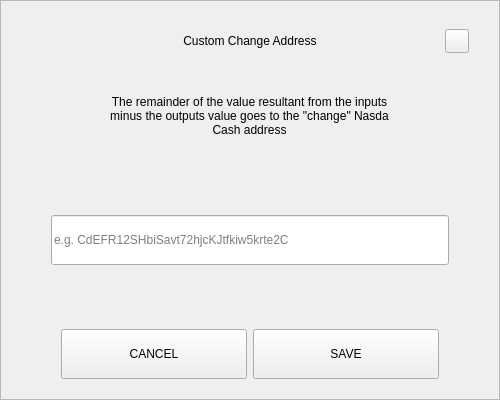
<?xml version="1.0" encoding="UTF-8"?>
<ui version="4.0">
 <class>SendChangeAddressDialog</class>
 <widget class="QDialog" name="SendChangeAddressDialog">
  <property name="geometry">
   <rect>
    <x>0</x>
    <y>0</y>
    <width>500</width>
    <height>400</height>
   </rect>
  </property>
  <property name="windowTitle">
   <string>Dialog</string>
  </property>
  <layout class="QVBoxLayout" name="verticalLayout">
   <property name="spacing">
    <number>0</number>
   </property>
   <property name="leftMargin">
    <number>0</number>
   </property>
   <property name="topMargin">
    <number>0</number>
   </property>
   <property name="rightMargin">
    <number>0</number>
   </property>
   <property name="bottomMargin">
    <number>0</number>
   </property>
   <item>
    <widget class="QFrame" name="frame">
     <property name="styleSheet">
      <string notr="true"/>
     </property>
     <property name="frameShape">
      <enum>QFrame::StyledPanel</enum>
     </property>
     <property name="frameShadow">
      <enum>QFrame::Raised</enum>
     </property>
     <layout class="QVBoxLayout" name="verticalLayout_2" stretch="0,0,0,0,0,0,0">
      <property name="spacing">
       <number>0</number>
      </property>
      <property name="leftMargin">
       <number>30</number>
      </property>
      <property name="topMargin">
       <number>20</number>
      </property>
      <property name="rightMargin">
       <number>30</number>
      </property>
      <property name="bottomMargin">
       <number>20</number>
      </property>
      <item>
       <layout class="QHBoxLayout" name="horizontalLayout_3">
        <property name="spacing">
         <number>0</number>
        </property>
        <item>
         <spacer name="horizontalSpacer_2">
          <property name="orientation">
           <enum>Qt::Horizontal</enum>
          </property>
          <property name="sizeHint" stdset="0">
           <size>
            <width>40</width>
            <height>20</height>
           </size>
          </property>
         </spacer>
        </item>
        <item>
         <widget class="QLabel" name="labelTitle">
          <property name="minimumSize">
           <size>
            <width>0</width>
            <height>40</height>
           </size>
          </property>
          <property name="maximumSize">
           <size>
            <width>16777215</width>
            <height>40</height>
           </size>
          </property>
          <property name="styleSheet">
           <string notr="true">padding-left:24px;</string>
          </property>
          <property name="text">
           <string>Custom Change Address</string>
          </property>
          <property name="alignment">
           <set>Qt::AlignCenter</set>
          </property>
          <property name="margin">
           <number>7</number>
          </property>
         </widget>
        </item>
        <item>
         <spacer name="horizontalSpacer">
          <property name="orientation">
           <enum>Qt::Horizontal</enum>
          </property>
          <property name="sizeHint" stdset="0">
           <size>
            <width>40</width>
            <height>20</height>
           </size>
          </property>
         </spacer>
        </item>
        <item>
         <widget class="QPushButton" name="btnEsc">
          <property name="minimumSize">
           <size>
            <width>24</width>
            <height>24</height>
           </size>
          </property>
          <property name="maximumSize">
           <size>
            <width>24</width>
            <height>24</height>
           </size>
          </property>
          <property name="focusPolicy">
           <enum>Qt::NoFocus</enum>
          </property>
          <property name="text">
           <string/>
          </property>
         </widget>
        </item>
       </layout>
      </item>
      <item>
       <spacer name="verticalSpacer_2">
        <property name="orientation">
         <enum>Qt::Vertical</enum>
        </property>
        <property name="sizeType">
         <enum>QSizePolicy::Fixed</enum>
        </property>
        <property name="sizeHint" stdset="0">
         <size>
          <width>20</width>
          <height>20</height>
         </size>
        </property>
       </spacer>
      </item>
      <item alignment="Qt::AlignHCenter">
       <widget class="QLabel" name="labelMessage">
        <property name="minimumSize">
         <size>
          <width>0</width>
          <height>70</height>
         </size>
        </property>
        <property name="text">
         <string>The remainder of the value resultant from the inputs minus the outputs value goes to the &quot;change&quot; Nasda Cash address</string>
        </property>
        <property name="alignment">
         <set>Qt::AlignCenter</set>
        </property>
        <property name="wordWrap">
         <bool>true</bool>
        </property>
       </widget>
      </item>
      <item>
       <spacer name="verticalSpacer_3">
        <property name="orientation">
         <enum>Qt::Vertical</enum>
        </property>
        <property name="sizeHint" stdset="0">
         <size>
          <width>20</width>
          <height>40</height>
         </size>
        </property>
       </spacer>
      </item>
      <item>
       <layout class="QHBoxLayout" name="horizontalLayout_2">
        <property name="spacing">
         <number>0</number>
        </property>
        <property name="leftMargin">
         <number>20</number>
        </property>
        <property name="rightMargin">
         <number>20</number>
        </property>
        <item>
         <widget class="QLineEdit" name="lineEditAddress">
          <property name="minimumSize">
           <size>
            <width>0</width>
            <height>50</height>
           </size>
          </property>
          <property name="placeholderText">
           <string notr="true">e.g. CdEFR12SHbiSavt72hjcKJtfkiw5krte2C</string>
          </property>
         </widget>
        </item>
       </layout>
      </item>
      <item>
       <spacer name="verticalSpacer">
        <property name="orientation">
         <enum>Qt::Vertical</enum>
        </property>
        <property name="sizeHint" stdset="0">
         <size>
          <width>20</width>
          <height>40</height>
         </size>
        </property>
       </spacer>
      </item>
      <item>
       <layout class="QHBoxLayout" name="horizontalLayout" stretch="2,2">
        <property name="spacing">
         <number>6</number>
        </property>
        <property name="leftMargin">
         <number>30</number>
        </property>
        <property name="rightMargin">
         <number>30</number>
        </property>
        <item>
         <widget class="QPushButton" name="btnCancel">
          <property name="minimumSize">
           <size>
            <width>180</width>
            <height>50</height>
           </size>
          </property>
          <property name="focusPolicy">
           <enum>Qt::NoFocus</enum>
          </property>
          <property name="text">
           <string>CANCEL</string>
          </property>
         </widget>
        </item>
        <item>
         <widget class="QPushButton" name="btnSave">
          <property name="minimumSize">
           <size>
            <width>180</width>
            <height>50</height>
           </size>
          </property>
          <property name="focusPolicy">
           <enum>Qt::NoFocus</enum>
          </property>
          <property name="text">
           <string>SAVE</string>
          </property>
         </widget>
        </item>
       </layout>
      </item>
     </layout>
    </widget>
   </item>
  </layout>
 </widget>
 <resources/>
 <connections/>
</ui>
